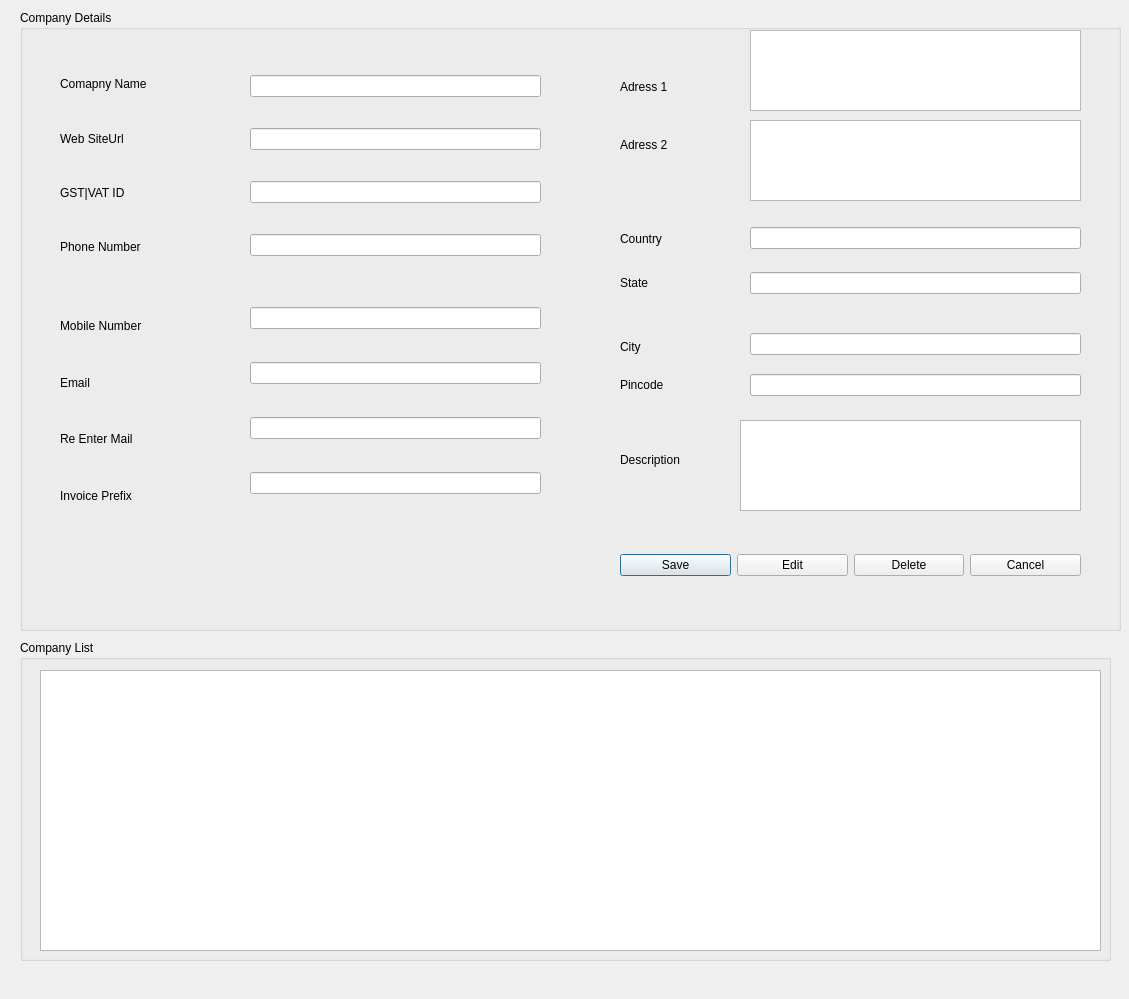
<?xml version="1.0" encoding="UTF-8"?>
<ui version="4.0">
 <class>AUDCompanyDetialsDlg</class>
 <widget class="QDialog" name="AUDCompanyDetialsDlg">
  <property name="geometry">
   <rect>
    <x>0</x>
    <y>0</y>
    <width>1129</width>
    <height>999</height>
   </rect>
  </property>
  <property name="windowTitle">
   <string>Add|Update|Delete|Comapny Details</string>
  </property>
  <widget class="QGroupBox" name="groupBox">
   <property name="geometry">
    <rect>
     <x>20</x>
     <y>10</y>
     <width>1101</width>
     <height>621</height>
    </rect>
   </property>
   <property name="title">
    <string>Company Details</string>
   </property>
   <widget class="QLabel" name="label_26">
    <property name="geometry">
     <rect>
      <x>600</x>
      <y>440</y>
      <width>76</width>
      <height>20</height>
     </rect>
    </property>
    <property name="text">
     <string>Description</string>
    </property>
   </widget>
   <widget class="QTextEdit" name="textEdit_Desc">
    <property name="geometry">
     <rect>
      <x>720</x>
      <y>410</y>
      <width>341</width>
      <height>91</height>
     </rect>
    </property>
   </widget>
   <widget class="QTextEdit" name="textEdit_Adress2">
    <property name="geometry">
     <rect>
      <x>730</x>
      <y>110</y>
      <width>331</width>
      <height>81</height>
     </rect>
    </property>
   </widget>
   <widget class="QTextEdit" name="textEdit_Adress1">
    <property name="geometry">
     <rect>
      <x>730</x>
      <y>20</y>
      <width>331</width>
      <height>81</height>
     </rect>
    </property>
   </widget>
   <widget class="QWidget" name="layoutWidget">
    <property name="geometry">
     <rect>
      <x>230</x>
      <y>40</y>
      <width>291</width>
      <height>231</height>
     </rect>
    </property>
    <layout class="QVBoxLayout" name="verticalLayout">
     <item>
      <widget class="QLineEdit" name="lineEditCoName">
       <property name="maximumSize">
        <size>
         <width>291</width>
         <height>16777215</height>
        </size>
       </property>
      </widget>
     </item>
     <item>
      <widget class="QLineEdit" name="lineEdit_Web"/>
     </item>
     <item>
      <widget class="QLineEdit" name="lineEdit_Gst">
       <property name="maximumSize">
        <size>
         <width>291</width>
         <height>16777215</height>
        </size>
       </property>
      </widget>
     </item>
     <item>
      <widget class="QLineEdit" name="lineEdit_Tele">
       <property name="maximumSize">
        <size>
         <width>291</width>
         <height>16777215</height>
        </size>
       </property>
      </widget>
     </item>
    </layout>
   </widget>
   <widget class="QWidget" name="layoutWidget">
    <property name="geometry">
     <rect>
      <x>40</x>
      <y>50</y>
      <width>121</width>
      <height>211</height>
     </rect>
    </property>
    <layout class="QVBoxLayout" name="verticalLayout_3">
     <item>
      <widget class="QLabel" name="label">
       <property name="text">
        <string>Comapny Name</string>
       </property>
      </widget>
     </item>
     <item>
      <widget class="QLabel" name="label_2">
       <property name="text">
        <string>Web SiteUrl</string>
       </property>
      </widget>
     </item>
     <item>
      <widget class="QLabel" name="label_10">
       <property name="text">
        <string>GST|VAT ID</string>
       </property>
      </widget>
     </item>
     <item>
      <widget class="QLabel" name="label_3">
       <property name="text">
        <string>Phone Number</string>
       </property>
      </widget>
     </item>
    </layout>
   </widget>
   <widget class="QWidget" name="layoutWidget">
    <property name="geometry">
     <rect>
      <x>230</x>
      <y>270</y>
      <width>291</width>
      <height>241</height>
     </rect>
    </property>
    <layout class="QVBoxLayout" name="verticalLayout_5">
     <item>
      <widget class="QLineEdit" name="lineEdit_Mobile"/>
     </item>
     <item>
      <widget class="QLineEdit" name="lineEdit_Email"/>
     </item>
     <item>
      <widget class="QLineEdit" name="lineEdit_ReEmail"/>
     </item>
     <item>
      <widget class="QLineEdit" name="lineEdit_Invoice">
       <property name="text">
        <string/>
       </property>
      </widget>
     </item>
    </layout>
   </widget>
   <widget class="QWidget" name="layoutWidget">
    <property name="geometry">
     <rect>
      <x>40</x>
      <y>290</y>
      <width>107</width>
      <height>221</height>
     </rect>
    </property>
    <layout class="QVBoxLayout" name="verticalLayout_4">
     <item>
      <widget class="QLabel" name="label_6">
       <property name="text">
        <string>Mobile Number</string>
       </property>
      </widget>
     </item>
     <item>
      <widget class="QLabel" name="label_7">
       <property name="text">
        <string>Email</string>
       </property>
      </widget>
     </item>
     <item>
      <widget class="QLabel" name="label_8">
       <property name="text">
        <string>Re Enter Mail</string>
       </property>
      </widget>
     </item>
     <item>
      <widget class="QLabel" name="label_4">
       <property name="text">
        <string>Invoice Prefix</string>
       </property>
      </widget>
     </item>
    </layout>
   </widget>
   <widget class="QWidget" name="layoutWidget">
    <property name="geometry">
     <rect>
      <x>730</x>
      <y>200</y>
      <width>331</width>
      <height>101</height>
     </rect>
    </property>
    <layout class="QVBoxLayout" name="verticalLayout_6">
     <item>
      <widget class="QLineEdit" name="lineEdit_Country"/>
     </item>
     <item>
      <widget class="QLineEdit" name="lineEdit_State"/>
     </item>
    </layout>
   </widget>
   <widget class="QWidget" name="layoutWidget">
    <property name="geometry">
     <rect>
      <x>730</x>
      <y>310</y>
      <width>331</width>
      <height>91</height>
     </rect>
    </property>
    <layout class="QVBoxLayout" name="verticalLayout_14">
     <item>
      <widget class="QLineEdit" name="lineEdit_City"/>
     </item>
     <item>
      <widget class="QLineEdit" name="lineEdit_Pin"/>
     </item>
    </layout>
   </widget>
   <widget class="QWidget" name="layoutWidget">
    <property name="geometry">
     <rect>
      <x>600</x>
      <y>210</y>
      <width>91</width>
      <height>81</height>
     </rect>
    </property>
    <layout class="QVBoxLayout" name="verticalLayout_2">
     <item>
      <widget class="QLabel" name="label_9">
       <property name="text">
        <string>Country</string>
       </property>
      </widget>
     </item>
     <item>
      <widget class="QLabel" name="label_11">
       <property name="text">
        <string>State</string>
       </property>
      </widget>
     </item>
    </layout>
   </widget>
   <widget class="QWidget" name="layoutWidget">
    <property name="geometry">
     <rect>
      <x>600</x>
      <y>50</y>
      <width>101</width>
      <height>111</height>
     </rect>
    </property>
    <layout class="QVBoxLayout" name="verticalLayout_15">
     <item>
      <widget class="QLabel" name="label_24">
       <property name="text">
        <string>Adress 1</string>
       </property>
      </widget>
     </item>
     <item>
      <widget class="QLabel" name="label_25">
       <property name="text">
        <string>Adress 2</string>
       </property>
      </widget>
     </item>
    </layout>
   </widget>
   <widget class="QWidget" name="layoutWidget">
    <property name="geometry">
     <rect>
      <x>600</x>
      <y>320</y>
      <width>111</width>
      <height>71</height>
     </rect>
    </property>
    <layout class="QVBoxLayout" name="verticalLayout_13">
     <item>
      <widget class="QLabel" name="label_42">
       <property name="text">
        <string>City</string>
       </property>
      </widget>
     </item>
     <item>
      <widget class="QLabel" name="label_23">
       <property name="text">
        <string>Pincode</string>
       </property>
      </widget>
     </item>
    </layout>
   </widget>
   <widget class="QWidget" name="layoutWidget">
    <property name="geometry">
     <rect>
      <x>600</x>
      <y>540</y>
      <width>461</width>
      <height>31</height>
     </rect>
    </property>
    <layout class="QHBoxLayout" name="horizontalLayout">
     <item>
      <widget class="QPushButton" name="pushButton_Save">
       <property name="text">
        <string>Save</string>
       </property>
      </widget>
     </item>
     <item>
      <widget class="QPushButton" name="pushButton_Edit">
       <property name="text">
        <string>Edit</string>
       </property>
      </widget>
     </item>
     <item>
      <widget class="QPushButton" name="pushButton_Delete">
       <property name="text">
        <string>Delete</string>
       </property>
      </widget>
     </item>
     <item>
      <widget class="QPushButton" name="pushButton_Save_4">
       <property name="text">
        <string>Cancel</string>
       </property>
      </widget>
     </item>
    </layout>
   </widget>
  </widget>
  <widget class="QGroupBox" name="groupBox_2">
   <property name="geometry">
    <rect>
     <x>20</x>
     <y>640</y>
     <width>1091</width>
     <height>321</height>
    </rect>
   </property>
   <property name="title">
    <string>Company List</string>
   </property>
   <widget class="QTableView" name="tableView">
    <property name="geometry">
     <rect>
      <x>20</x>
      <y>30</y>
      <width>1061</width>
      <height>281</height>
     </rect>
    </property>
   </widget>
  </widget>
 </widget>
 <resources/>
 <connections/>
</ui>
